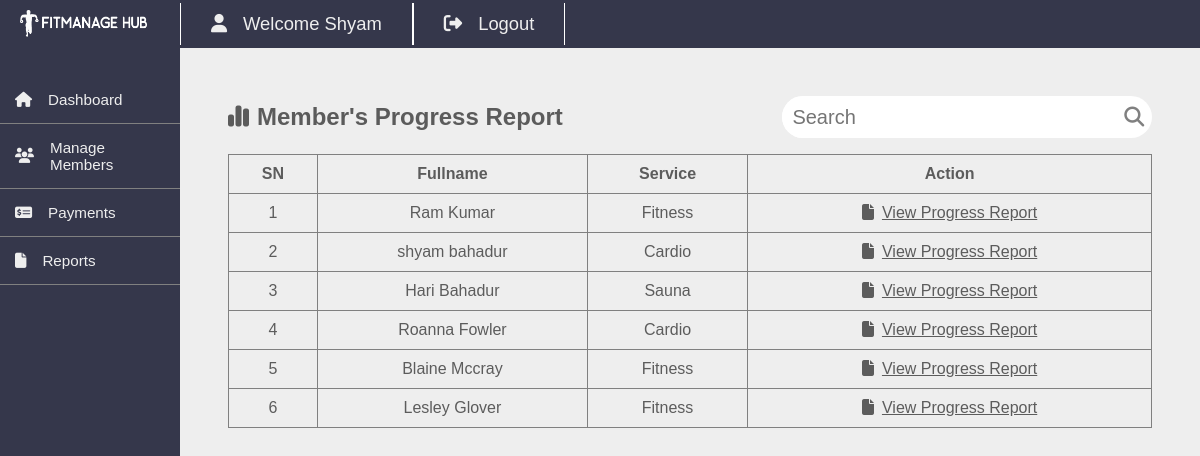
The app's page /staffs/member-progress-report.php (signed in) with its own data.
### tables this page shows
CREATE TABLE `members` (
  `id` int(11) NOT NULL,
  `fullname` varchar(20) NOT NULL,
  `username` varchar(20) NOT NULL,
  `password` varchar(100) NOT NULL,
  `gender` varchar(20) NOT NULL,
  `dor` date NOT NULL,
  `services_id` int(11) NOT NULL,
  `plan` varchar(100) NOT NULL,
  `address` varchar(20) NOT NULL,
  `contact` varchar(10) NOT NULL,
  `status` varchar(20) NOT NULL DEFAULT 'Active',
  `reminder` int(11) NOT NULL DEFAULT 0,
  `pay_date` date NOT NULL,
  `plan_link` varchar(255) NOT NULL
);

CREATE TABLE `services` (
  `id` int(11) NOT NULL,
  `service_name` varchar(100) NOT NULL,
  `cost` int(11) NOT NULL
);

### staffs/member-progress-report.php (the view, shortened to what this page needs)
<?php
include '../dbcon.php';
$sql="SELECT members.*, services.service_name
    FROM members
    LEFT JOIN services ON members.services_id=services.id";
$res=mysqli_query($conn,$sql);
$sn=1;
?>
<!DOCTYPE html>
<html lang="en">
    <head>
        <link rel="stylesheet" href="css/member-progress-report.css">
    </head>
    <body>
        <?php include 'includes/template.php';?>
        <div class="content">
            <div class="heading">
            <h2><i class="fa-solid fa-chart-simple" style="margin-right: 0.5rem"></i>Member's Progress Report</h2>
            <form action="member-progress-report.php" method="post" id="searchForm">
                <input type="text" id="searchField" placeholder="Search" name="search"
                    value="<?php echo isset($_POST['search']) ? htmlspecialchars($_POST['search']) : ''; ?>"
                    oninput="submitForm()">
                <button type="submit"><i class="fa-solid fa-search"></i></button>
            </form>
            </div>
    <table>
        <thead>
            <tr>
                <th>SN</th>
                <th>Fullname</th>
                <th>Service</th>
                <th>Action</th>
            </tr>
        </thead>
        <tbody>
            <?php while($user=mysqli_fetch_assoc($res)){ ?>
            <tr>
                <td><?=$sn++?></td>
                <td><?=$user['fullname']?></td>
                <td><?=$user['service_name']?></td>
                <td><a href="view-progress-report.php?id=<?=$user['id']?>"><i class="fa-solid fa-file" style="margin-right:0.5rem;"></i>View Progress Report</a></td>
            </tr>
            <?php } ?>
        </tbody>
    </table>
</div>
<?php include 'includes/footer.php'; ?>

### staffs/css/member-progress-report.css (style rules this page uses)
table,td,th { color: rgb(92,92,92); border: 1px solid grey; padding: 10px; text-align: center; }
table { border-collapse: collapse; margin-top: 1rem; width: 100%; }
table a { color: rgb(92,92,92); }

### staffs/css/template.css (style rules this page uses)
* { margin: 0; padding: 0; font-family: "Poppins", sans-serif; }
body { background-color: #eeeeee; }
.content { margin: 3rem; color: rgb(91,91,91); }
.heading { width: 100%; display: flex; align-items: center; justify-content: space-between; }
#searchForm { width: 40%; display: flex; align-items: center; background-color: white; border-radius: 30px; }
#searchField { width: 90%; height: 2rem; border: 0; outline: 0; padding: 5px; padding-left: 10px; border-radius: 30px; font-size: 1.25rem; }
#searchForm button { width: 10%; font-size: 1.25rem; color: grey; background: none; border: none; outline: none; }

### records on screen
members: fullname "Ram Kumar", services.service_name "Fitness"
members: fullname "shyam bahadur", services.service_name "Cardio"
members: fullname "Hari Bahadur", services.service_name "Sauna"
members: fullname "Roanna Fowler", services.service_name "Cardio"
members: fullname "Blaine Mccray", services.service_name "Fitness"
members: fullname "Lesley Glover", services.service_name "Fitness"

### other values on screen
$_SESSION['user'] "Shyam"
